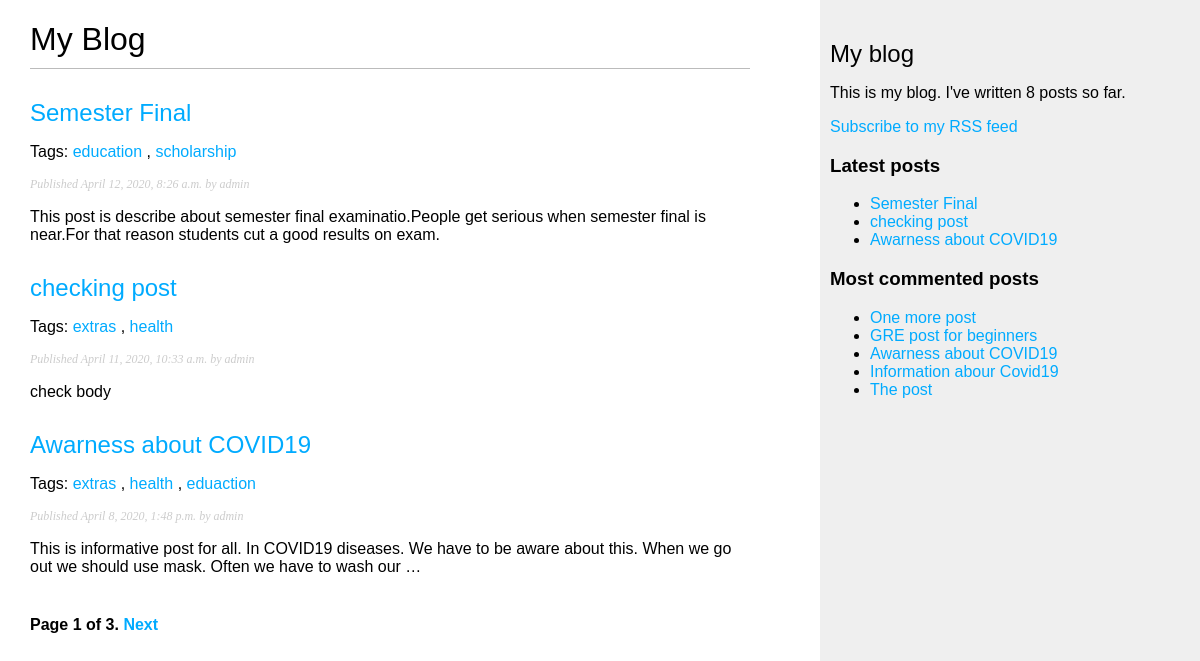
Screenshot of /blog/ with the database file from the repository.
### blog/models.py (models this page shows, shortened)
class Post(models.Model):
    STATUS_CHOICES = (
        ('draft', 'Draft'),
        ('published', 'Published'),
    )
    title = models.CharField(max_length=250)
    slug = models.SlugField(max_length=250,
                            unique_for_date='publish')
    author = models.ForeignKey(User,
                               on_delete=models.CASCADE,
                               related_name='blog_posts')
    body = models.TextField()
    publish = models.DateTimeField(default=timezone.now)
    created = models.DateTimeField(auto_now_add=True)
    updated = models.DateTimeField(auto_now=True)
    status = models.CharField(max_length=10,
                              choices=STATUS_CHOICES,
                              default='draft')
    objects = models.Manager()  # The default manager.
    published = PublishedManager()  # Our custom manager.
    tags = TaggableManager()
    class Meta:
        ordering = ('-publish',)
    def get_absolute_url(self):
        return reverse('blog:post_detail',
                       args=[self.publish.year,
                             self.publish.month,
                             self.publish.day,
                             self.slug])

### blog/views.py (the view)
# urls.py: path('', views.post_list, name='post_list'), # this one is using for function based views
def post_list(request, tag_slug=None):
    object_list = Post.published.all() # take all posts
    tag = None
    if tag_slug:
        tag = get_object_or_404(Tag, slug=tag_slug) # we get the tag object with the given slug using the get_obj_or_404 shortcut
        object_list = object_list.filter(tags__in=[tag]) # for filtering the list of posts by ones
    paginator = Paginator(object_list, 3)  # 3 posts in each page
    page = request.GET.get('page')
    try:
        posts = paginator.page(page)
    except PageNotAnInteger:
        posts = paginator.page(1)
    except EmptyPage:
        posts = paginator.page(paginator.num_pages)
    return render(request,
                  'blog/post/list.html',
                  {'page': page,
                   'posts': posts,
                   'tag': tag})

### blog/models.py (called while the page is built)
    def get_queryset(self):
        return super(PublishedManager, self).get_queryset().filter(status='published')

### blog/templatetags/blog_tags.py (called while the page is built)
@register.simple_tag
def total_posts():
    return Post.published.count()

@register.inclusion_tag('blog/post/latest_posts.html')
def show_latest_posts(count=5):
    latest_posts = Post.published.order_by('-publish')[:count]
    return {'latest_posts': latest_posts}

@register.simple_tag
def get_most_commented_posts(count=5):
    return Post.published.annotate(
        total_comments = Count('comments')
    ).order_by('-total_comments')[:count]

@register.filter(name='markdown')
def markdown_format(text):
    return mark_safe(markdown.markdown(text))

### blog/templates/blog/post/list.html (shortened to what this page needs)
{% extends "blog/base.html" %}
{% load blog_tags %}
{% block content %}
  <h1>My Blog</h1>
  {% for post in posts %}
    <h2>
      <a href="{{ post.get_absolute_url }}">
        {{ post.title }}
      </a>
    </h2>
  <p class="tags">
    Tags:
    {% for tag in post.tags.all %}
     <a href="{% url "blog:post_list_by_tag" tag.slug %}">
      {{ tag.name }}
     </a>
    {% if not forloop.last %}, {% endif %}
    {% endfor %}
  </p>
    <p class="date">
      Published {{ post.publish }} by {{ post.author }}
    </p>
    {{ post.body|markdown|truncatewords_html:30 }}
  {% endfor %}
  {% include "pagination.html" with page=posts %}
{% endblock %}

### blog/templates/blog/base.html (shortened to what this page needs)
{% load blog_tags %}
{% load static %}
<html lang="en">
<head>
    <link href="{% static "css/blog.css" %}" rel="stylesheet">
</head>
<body>
  <div id ="content">
      {% block content %}
      {% endblock %}
  </div>
   <div id ="sidebar">
       <h2>My blog</h2>
       <p>This is my blog. I've written {% total_posts %} posts so far.</p>
       <p> <a href="{% url "blog:post_feed" %}">Subscribe to my RSS feed</a> </p>
       <h3>Latest posts</h3>
       {% show_latest_posts 3 %}
    {% get_most_commented_posts as most_commented_posts %}
       <h3>Most commented posts</h3>
       {% get_most_commented_posts as most_commented_posts %}
       <ul>
           {% for post in most_commented_posts %}
             <li>
                 <a href="{{ post.get_absolute_url }}">{{ post.title }} </a>
             </li>
           {% endfor %}
       </ul>
   </div>
</body>
</html>

### blog/templates/pagination.html (shortened to what this page needs)
<div class="pagination">
  <span class="step-links">
    <span class="current">
      Page {{ page.number }} of {{ page.paginator.num_pages }}.
    </span>
      {% if page.has_next %}
        <a href="?page={{ page.next_page_number }}">Next</a>
      {% endif %}
  </span>
</div>

### blog/templates/blog/post/latest_posts.html
<ul>
    {% for post in latest_posts %}
    <li>
        <a href="{{ post.get_absolute_url }}">{{ post.title }}</a>
    </li>
    {% endfor %}
</ul>

### blog/static/css/blog.css (style rules this page uses)
body { margin:0; padding:0; font-family:helvetica, sans-serif; }
a { color:#00abff; text-decoration:none; }
h1 { font-weight:normal; border-bottom:1px solid #bbb; padding:0 0 10px 0; }
h2 { font-weight:normal; margin:30px 0 0; }
#content { float:left; width:60%; padding:0 0 0 30px; }
#sidebar { float:right; width:30%; padding:10px; background:#efefef; height:100%; }
p.date { color:#ccc; font-family: georgia, serif; font-size: 12px; font-style: italic; }
.pagination { margin:40px 0; font-weight:bold; }

### rows the page displays
Post: title "Semester Final", publish "April 12, 2020, 8:26 a.m.", author "admin", body "This post is describe about semester final examinatio.People get serious when semester final is near.For that reason students cut a good results on exam."
Tag: name "education"
Tag: name "scholarship"
Post: title "checking post", publish "April 11, 2020, 10:33 a.m.", author "admin", body "check body"
Tag: name "extras"
Tag: name "health"
Post: title "Awarness about COVID19", publish "April 8, 2020, 1:48 p.m.", author "admin", body "This is informative post for all. In COVID19 diseases. We have to be aware about this. When we go out we should use mask. Often we have to wash our …"
Tag: name "eduaction"
Post: title "One more post"
Post: title "GRE post for beginners"
Post: title "Information abour Covid19"
Post: title "The post"

### other values shown
{{ page.number }} "1"
{{ page.paginator.num_pages }} "3"
